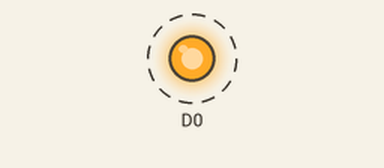
Recording of a sketch running on a simulated ESP8266 (NodeMCU). On the bench: output pins drawn as LEDs (lit = HIGH). Dashed ring = blinking.

Above: at 0.2 s.
Timing chart, 0 to 3.0 s (numbered marks = the images above):
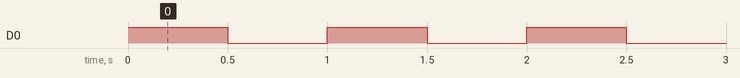

Measured:
- by itself, D0: alternates HIGH for 0.50 s and LOW for 0.50 s

The sketch:

Led-Control.ino
```cpp
#define BLYNK_TEMPLATE_ID ""
#define BLYNK_TEMPLATE_NAME ""
#define BLYNK_AUTH_TOKEN ""
void setup() {
  // put your setup code here, to run once:
pinMode(D0, OUTPUT);
}

void loop() {
  // put your main code here, to run repeatedly:
  digitalWrite(D0,HIGH);
  delay(500);
  digitalWrite(D0,LOW);
  delay(500);


}
```
